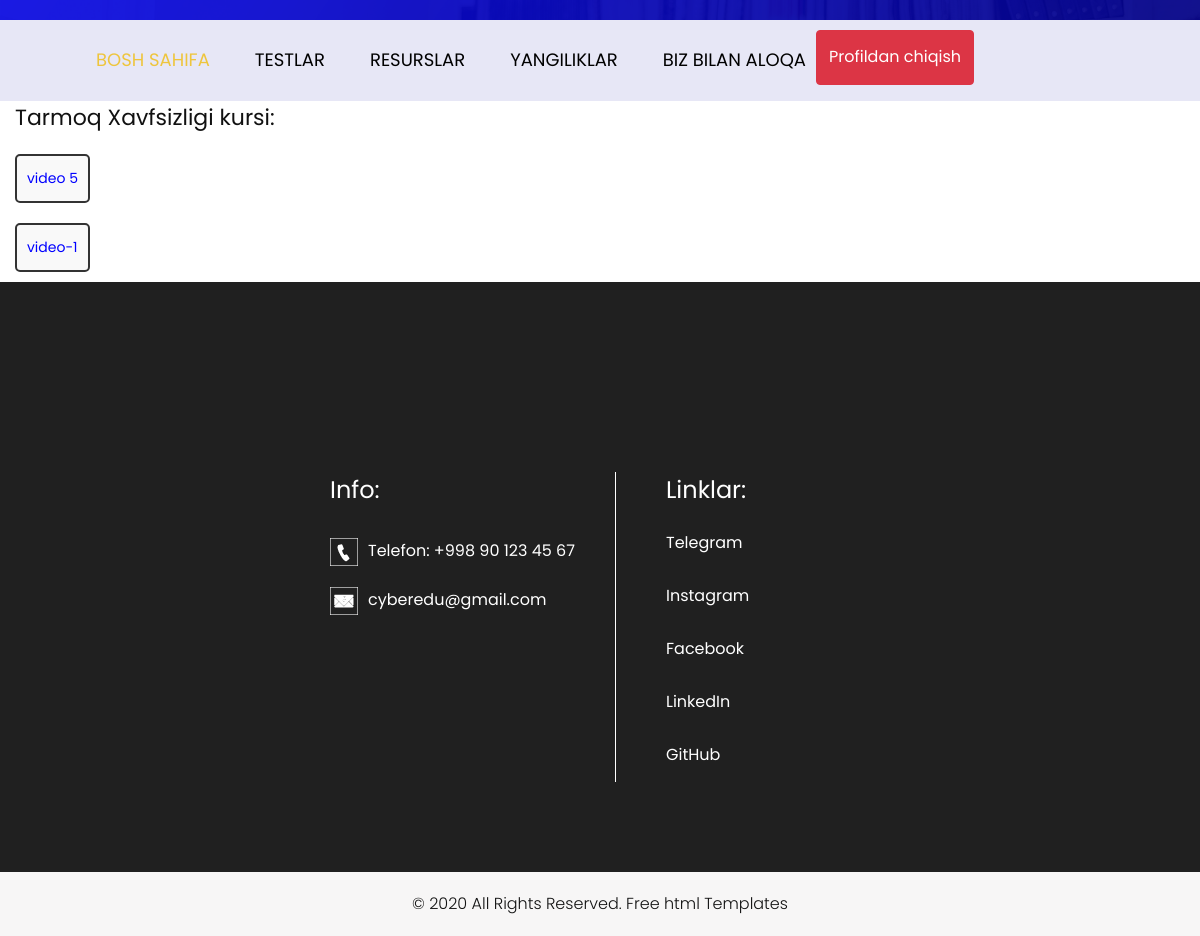
The page /network/ (signed in) on the database as committed earlier.
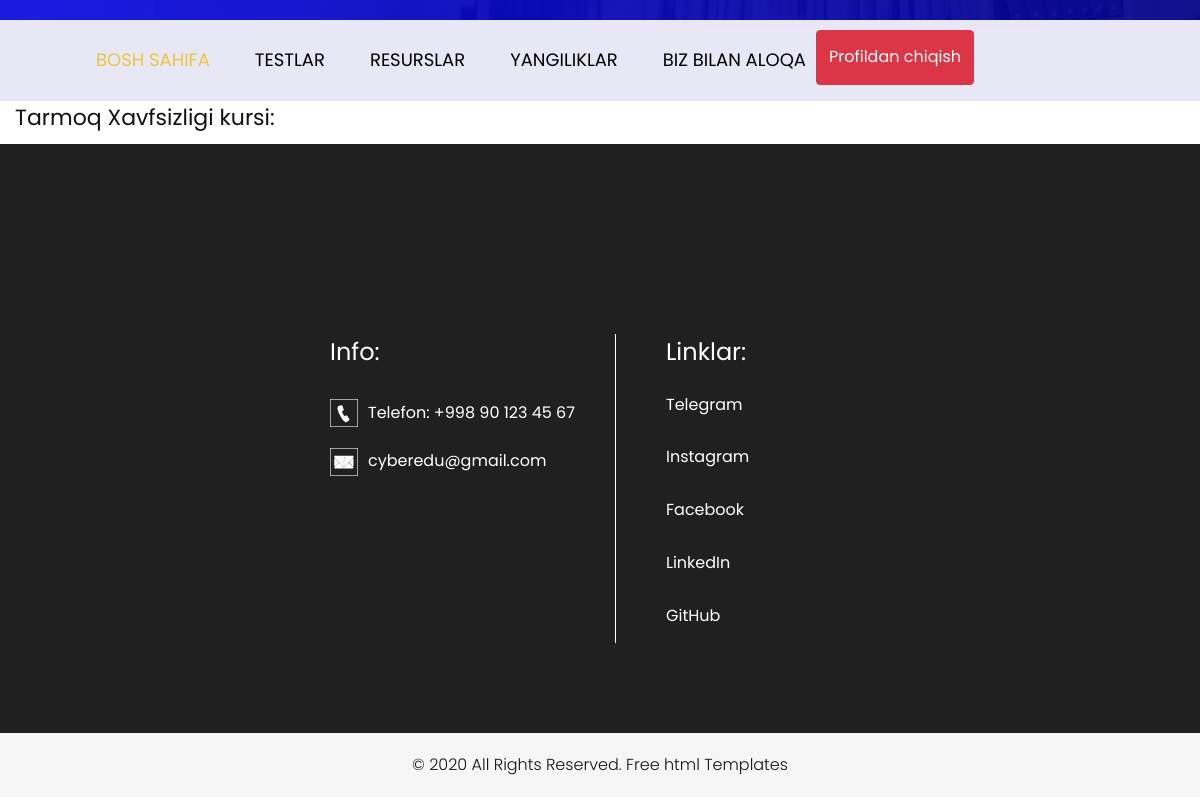
The same page on the database as committed later.
### videos/models.py (models this page shows, shortened)
class Videos(models.Model):
    class Status(models.TextChoices):
        Draft = 'DF', 'Draft'
        Published = 'PB', 'Published'
    title = models.CharField(max_length=250)
    slug = models.SlugField(max_length=250)
    body = models.TextField()
    video = models.FileField(upload_to='courses/videos')
    category = models.ForeignKey(Category,
                                 on_delete=models.CASCADE
                                 )
    publish_time = models.DateTimeField(default=timezone.now)
    created_time = models.DateTimeField(auto_now_add=True)
    updated_time = models.DateTimeField(auto_now=True)
    status = models.CharField(max_length=2,
                              choices=Status.choices,
                              default=Status.Draft
                              )
    objects = models.Manager()
    published = PublishedManager()
    class Meta:
        ordering = ["-publish_time"]

### videos/views.py (the view)
# urls.py: path('network/', NetworkSecurityView.as_view(), name='network_page'),
class NetworkSecurityView(BaseSubadminView):
    model = Videos
    template_name = 'videos/network_security.html'
    context_object_name = 'networksecurity'
    def get_queryset(self):
        return Videos.objects.filter(
            status=Videos.Status.Published,
            category__name='NetworkSecurity'
        )

### videos/views.py (called while the page is built)
    def test_func(self):
        user = self.request.user
        return user.is_active

### templates/videos/network_security.html (shortened to what the changed rows need)
{% load static %}
<!DOCTYPE html>
<html lang="en">
   <head>
      <link rel="stylesheet" type="text/css" href="https://cdnjs.cloudflare.com/ajax/libs/OwlCarousel2/2.0.0-beta.2.4/assets/owl.carousel.min.css" />
      <link rel="stylesheet" type="text/css" href="{% static 'css/bootstrap.min.css' %}">
      <link rel="stylesheet" type="text/css" href="{% static 'css/style.css' %}">
      <link rel="stylesheet" href="{% static 'css/responsive.css' %}">
      <link rel="stylesheet" href="{% static 'css/jquery.mCustomScrollbar.min.css' %}">
      <link rel="stylesheet" href="https://netdna.bootstrapcdn.com/font-awesome/4.0.3/css/font-awesome.css">
      <link rel="stylesheet" href="{% static 'css/owl.carousel.min.css' %}">
      <link rel="stylesheet" href="https://cdnjs.cloudflare.com/ajax/libs/fancybox/2.1.5/jquery.fancybox.min.css" media="screen">
      <link rel="stylesheet" href="https://cdnjs.cloudflare.com/ajax/libs/fancybox/2.1.5/jquery.fancybox.min.css" media="screen">
       <link rel="stylesheet" href="https://cdnjs.cloudflare.com/ajax/libs/font-awesome/4.7.0/css/font-awesome.min.css">
   </head>
   <body>
          <div class="row">
            <div class="col-lg-5 col-md-5 col-sm-5">
              <div class="left_content">
                <div class="contact_area">
                  <h2 style="margin-left: 15px;">Tarmoq Xavfsizligi kursi:</h2>
                        {% for video in networksecurity%}
                                <div class="container">
                                    <div class="row">
                                        <div class="video-item">
                                            <a href="{% url 'videos_detail_page' video.pk %}">
                                                <li style="color: blue">{{ video.title }}</li>
                                            </a>
                                        </div>
                                    </div>
                                </div>
                        {% endfor %}
                </div>
              </div>
            </div>
          </div>
   </body>
</html>

Rows that differ between the two databases and show on the page:
removed Videos: title "video 5"
removed Videos: title "video-1"
